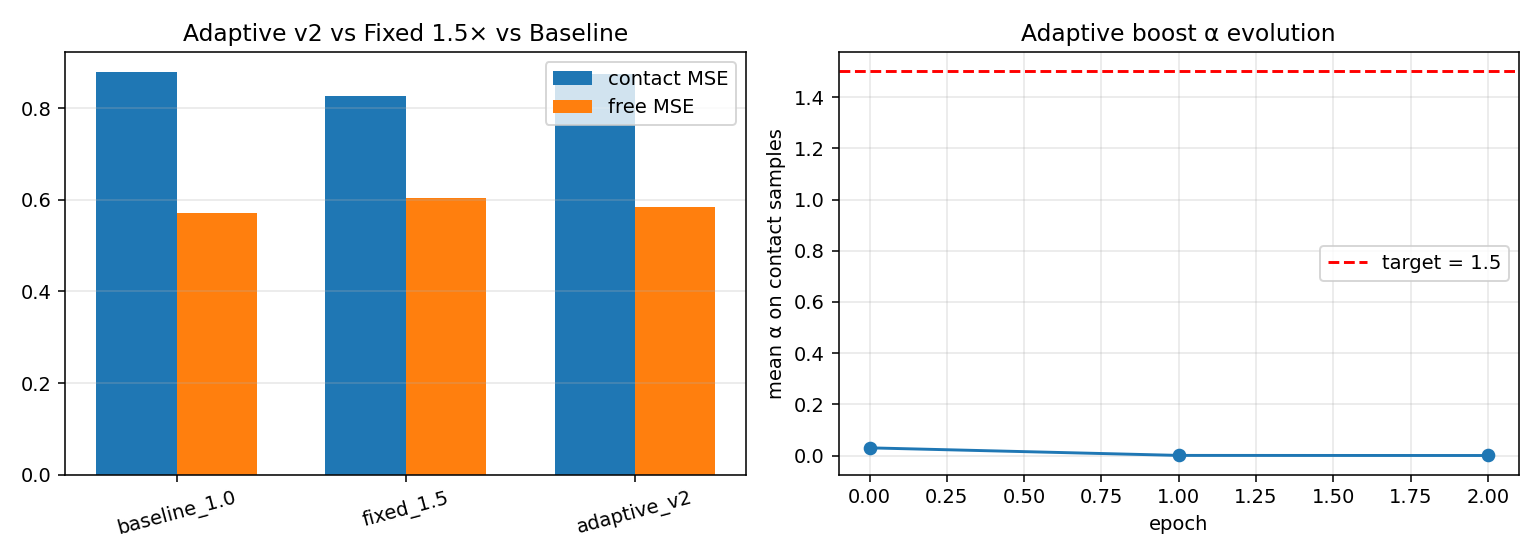

Generate this figure with Python:
"""
CPR-Distill Adaptive v2: fix the regularization collapse from Experiment 5.

Sweep showed adaptive boost α collapsed to ~0 because weight_reg=1e-3 penalty
pulled α toward 0 stronger than the loss signal pushed it toward useful values.

Fix:
- weight_reg = 0 (remove penalty)
- boost head bias initialized to logit(0.3) ≈ -0.85 so initial sigmoid ≈ 0.3,
  giving alpha = max_boost * 0.3 = 1.5 (matches sweet spot start)
- max_boost = 5.0 (room to grow)

Compare to: fixed factor=1.5 (sweet spot from sweep) and factor=1.0 (baseline).
"""
import os, sys, json, time, glob
import numpy as np
import torch
import torch.nn as nn
import torch.nn.functional as F
from torch.utils.data import DataLoader

sys.path.insert(0, "/home/jovyan/workspace/paper_agents_vla/experiments/cpr_distill_m0")
sys.path.insert(0, "/home/jovyan/workspace/paper_agents_vla/experiments/cpr_distill_sweep")
from m0_smoke import LiberoBCDataset, TinyBC
from sweep import TinyBCWithAdaptive, eval_model, train_fixed_factor

DATA_DIR = "/data/jameskimh/james_libero_datasets/libero_spatial"
OUT_USER = "/home/jovyan/workspace/paper_agents_vla/experiments/cpr_distill_adaptive_v2"
OUT_BIG = "/data/jameskimh/cpr_distill_adaptive_v2"
os.makedirs(OUT_USER, exist_ok=True); os.makedirs(OUT_BIG, exist_ok=True)
DEVICE = torch.device("cuda:0")
torch.manual_seed(42); np.random.seed(42)


def train_adaptive_v2(train_loader, val_loader, n_epochs=3, lr=1e-3,
                       max_boost=5.0, weight_reg=0.0, bias_init_logit=-0.85):
    torch.manual_seed(42); np.random.seed(42)
    model = TinyBCWithAdaptive().to(DEVICE)
    # Initialize boost head bias to give starting α ≈ 1.5
    with torch.no_grad():
        for m in model.weight_head:
            if isinstance(m, nn.Linear) and m.out_features == 1:
                m.bias.fill_(bias_init_logit)
    opt = torch.optim.AdamW(model.parameters(), lr=lr, weight_decay=1e-4)
    sched = torch.optim.lr_scheduler.CosineAnnealingLR(opt, T_max=n_epochs * len(train_loader))
    boost_hist = []
    for ep in range(n_epochs):
        model.train()
        ep_boost_sum = 0.0; ep_boost_n = 0
        for batch in train_loader:
            img = batch["img"].to(DEVICE, non_blocking=True)
            state = batch["state"].to(DEVICE, non_blocking=True)
            target = batch["action"].to(DEVICE, non_blocking=True)
            contact = batch["contact"].to(DEVICE, non_blocking=True)
            pred, boost_logit = model(img, state)
            alpha = max_boost * torch.sigmoid(boost_logit)
            err_per = ((pred - target) ** 2).sum(-1)
            w = 1.0 + alpha * contact
            loss = (err_per * w).mean()
            if weight_reg > 0:
                loss = loss + weight_reg * (alpha ** 2).mean()
            opt.zero_grad(); loss.backward()
            torch.nn.utils.clip_grad_norm_(model.parameters(), 1.0); opt.step(); sched.step()
            with torch.no_grad():
                cmb = contact > 0.5
                if cmb.any():
                    ep_boost_sum += alpha[cmb].sum().item()
                    ep_boost_n += cmb.sum().item()
        boost_hist.append(ep_boost_sum / max(ep_boost_n, 1))
    return model, boost_hist


def main():
    t0 = time.time()
    print("=" * 60)
    print("CPR-Distill Adaptive v2 — fixed regularization collapse")
    print("=" * 60)
    hdf5 = sorted(glob.glob(os.path.join(DATA_DIR, "*.hdf5")))
    train_ds = LiberoBCDataset(hdf5, train=True, train_frac=0.9, seed=0)
    val_ds = LiberoBCDataset(hdf5, train=False, train_frac=0.9, seed=0)
    bs = 256
    train_loader = DataLoader(train_ds, batch_size=bs, shuffle=True, num_workers=4, pin_memory=True)
    val_loader = DataLoader(val_ds, batch_size=bs, shuffle=False, num_workers=4, pin_memory=True)

    results = {}
    print("\n[1/3] Baseline factor=1.0 ...")
    m = train_fixed_factor(1.0, train_loader, val_loader, n_epochs=3)
    results["baseline_1.0"] = eval_model(m, val_loader, DEVICE)
    print(f"  contact={results['baseline_1.0']['contact']:.5f} free={results['baseline_1.0']['free']:.5f} all={results['baseline_1.0']['all']:.5f}")

    print("\n[2/3] Sweet spot factor=1.5 ...")
    m = train_fixed_factor(1.5, train_loader, val_loader, n_epochs=3)
    results["fixed_1.5"] = eval_model(m, val_loader, DEVICE)
    print(f"  contact={results['fixed_1.5']['contact']:.5f} free={results['fixed_1.5']['free']:.5f} all={results['fixed_1.5']['all']:.5f}")

    print("\n[3/3] Adaptive v2 (reg=0, bias init=+1.5) ...")
    m, boost_hist = train_adaptive_v2(train_loader, val_loader, n_epochs=3, max_boost=5.0, weight_reg=0.0, bias_init_logit=-0.85)
    results["adaptive_v2"] = eval_model(m, val_loader, DEVICE, adaptive=True)
    results["adaptive_v2"]["boost_history"] = boost_hist
    torch.save(m.state_dict(), os.path.join(OUT_BIG, "adaptive_v2.pt"))
    print(f"  contact={results['adaptive_v2']['contact']:.5f} free={results['adaptive_v2']['free']:.5f} all={results['adaptive_v2']['all']:.5f}")
    print(f"  Boost α history (mean over contact samples): {boost_hist}")

    # Analysis
    b = results["baseline_1.0"]
    print("\n--- Gains vs baseline (factor=1.0) ---")
    for k in ["fixed_1.5", "adaptive_v2"]:
        r = results[k]
        dc = (b['contact'] - r['contact']) / b['contact'] * 100
        df = (b['free'] - r['free']) / b['free'] * 100
        da = (b['all'] - r['all']) / b['all'] * 100
        print(f"  {k}: contact {dc:+.2f}%, free {df:+.2f}%, all {da:+.2f}%")
        results[k]["gain_contact_pct"] = dc
        results[k]["gain_free_pct"] = df
        results[k]["gain_overall_pct"] = da

    adaptive_wins = results["adaptive_v2"]["gain_overall_pct"] > results["fixed_1.5"]["gain_overall_pct"]
    verdict = "ADAPTIVE BEATS FIXED 1.5×" if adaptive_wins else "Adaptive ≤ Fixed 1.5× — fixed remains primary"
    print(f"\n>>> {verdict} <<<")

    out = {
        "elapsed_sec": time.time() - t0, "device": str(DEVICE),
        "results": {k: {kk: float(vv) if isinstance(vv,(int,float,np.floating)) else vv for kk,vv in v.items()} for k,v in results.items()},
        "verdict": verdict, "adaptive_wins_overall": bool(adaptive_wins),
    }
    with open(os.path.join(OUT_USER, "results.json"), "w") as f:
        json.dump(out, f, indent=2)

    # Plot
    try:
        import matplotlib; matplotlib.use("Agg"); import matplotlib.pyplot as plt
        fig, ax = plt.subplots(1, 2, figsize=(11, 4))
        labels = ["baseline_1.0", "fixed_1.5", "adaptive_v2"]
        cm = [results[k]["contact"] for k in labels]
        fm = [results[k]["free"] for k in labels]
        x = np.arange(3); w = 0.35
        ax[0].bar(x - w/2, cm, w, label="contact MSE"); ax[0].bar(x + w/2, fm, w, label="free MSE")
        ax[0].set_xticks(x); ax[0].set_xticklabels(labels, rotation=15); ax[0].legend(); ax[0].grid(alpha=0.3, axis='y')
        ax[0].set_title("Adaptive v2 vs Fixed 1.5× vs Baseline")
        ax[1].plot(boost_hist, marker='o'); ax[1].set_xlabel("epoch"); ax[1].set_ylabel("mean α on contact samples")
        ax[1].set_title("Adaptive boost α evolution"); ax[1].grid(alpha=0.3); ax[1].axhline(1.5, color='r', linestyle='--', label='target = 1.5')
        ax[1].legend()
        plt.tight_layout(); plt.savefig(os.path.join(OUT_USER, "adaptive_v2.png"), dpi=140)
        print(f"Plot: {os.path.join(OUT_USER, 'adaptive_v2.png')}")
    except Exception as e:
        print(f"Plot failed: {e}")

    print(f"\nElapsed: {time.time()-t0:.1f}s")

if __name__ == "__main__":
    main()
